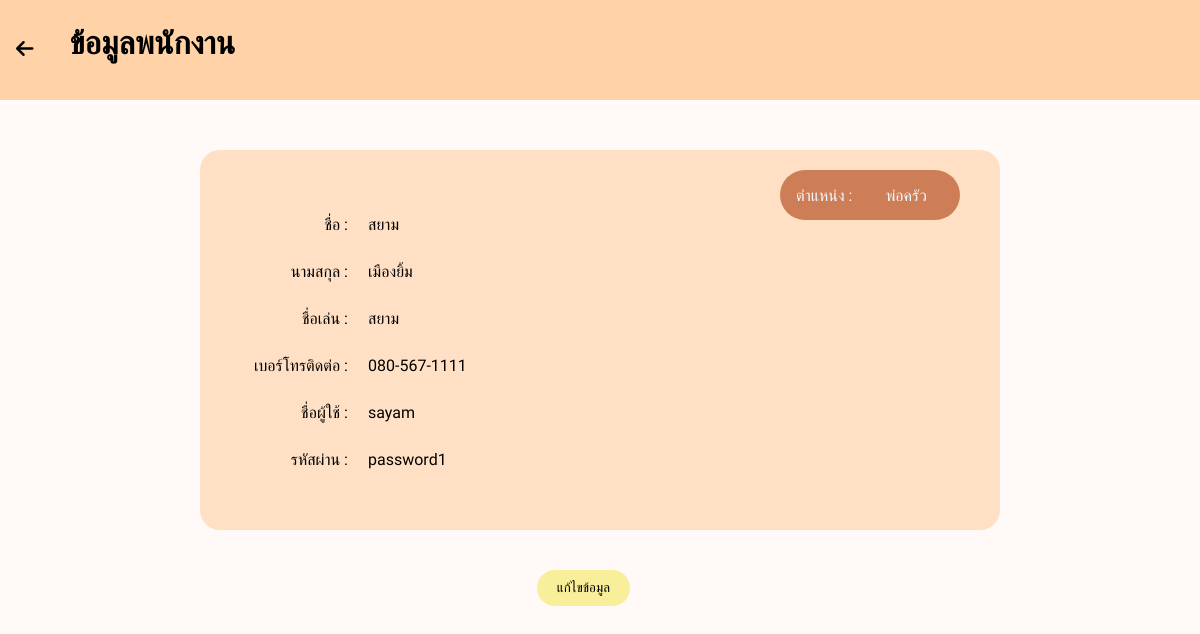
Screenshot of /infoEmp.php?id=1 with the database file from the repository.
### tables this page shows
CREATE TABLE "employee" (
	"id"	INTEGER,
	"FirstName"	TEXT,
	"LastName"	TEXT,
	"NickName"	TEXT,
	"Tel"	INTEGER,
	"Username"	TEXT,
	"Password"	TEXT,
	"Position"	TEXT,
	PRIMARY KEY("id" AUTOINCREMENT)
);

### infoEmp.php (the view, shortened to what this page needs)
<!DOCTYPE html>
<html lang="en">
<head>
    <link rel="stylesheet" type="text/css"
        href="https://cdnjs.cloudflare.com/ajax/libs/font-awesome/6.4.2/css/all.min.css">
</head>
<body>
    <div class="head">
        <button id="arrow"><a
                href="manageEmp.php" style="text-decoration:none; color: #000;">
                <i class="fa-solid fa-arrow-left"></i></a>
        </button>
        <h1 style="padding: 30px; margin: 0%;">ข้อมูลพนักงาน</h1>
    </div>
    <div class="box">
        <?php
        if (isset($_GET['id'])) {
            $db = new MyDB();
            $id = $_GET['id'];
            $sql = "SELECT * FROM employee WHERE id = $id";
            $result = $db->query($sql);
            if ($row = $result->fetchArray()) {
                $firstName = $row['FirstName'];
                $lastName = $row['LastName'];
                $nickName = $row['NickName'];
                $tel = $row['Tel'];
                $username = $row['Username'];
                $password = $row['Password'];
                $position = $row['Position'];
            } else {
                echo "ไม่พบข้อมูลพนักงาน";
            }
        }
        ?>
        <div class="sbox">
            <div style="height: 50px;">
                <div id="job">
                    <p><label for='job' id="jobx">ตำแหน่ง : </label></p>
                    <p><?php echo isset($position) ? $position : ''; ?></p>
                </div>
            </div>
            <table>
                <tr>
                    <td id="infox"><label for='FirstName'>ชื่อ : </label></td>
                    <td id="info"><?php echo isset($firstName) ? $firstName : ''; ?></td>
                </tr>
                <tr>
                    <td id="infox"><label for='LastName'>นามสกุล : </label></td>
                    <td id="info"><?php echo isset($lastName) ? $lastName : ''; ?></td>
                </tr>
                <tr>
                    <td id="infox"><label for='NickName'>ชื่อเล่น : </label></td>
                    <td id="info"><?php echo isset($nickName) ? $nickName : ''; ?></td>
                </tr>
                <tr>
                    <td id="infox"><label for='Tel'>เบอร์โทรติดต่อ : </label></td>
                    <td id="info"><?php echo isset($tel) ? $tel : ''; ?></td>
                </tr>
                <tr>
                    <td id="infox"><label for='Username'>ชื่อผู้ใช้ : </label></td>
                    <td id="info"><?php echo isset($username) ? $username : ''; ?></td>
                </tr>
                <tr>
                    <td id="infox"><label for='Password'>รหัสผ่าน : </label></td>
                    <td id="info"><?php echo isset($password) ? $password : ''; ?></td>
                </tr>
            </table>
        </div>
        <div class="buttons">
            <button id="edit"><a href="editInfo.php?id=<?php echo isset($id) ? $id : ''; ?>"
                    style="text-decoration:none; color: #000;">แก้ไขข้อมูล</button>
        </div>
    </div>
</body>
</html>

### infoEmp.php (style rules this page uses)
.head { background-color: #FFD2A8; width: 100%; height: 76px; margin: 0px; padding: 24px 0px 0px 10px; }
body { margin: 0%; background-color: #FFFAF7; font-family: "Kanit", sans-serif; font-weight: 400; }
.box { margin: 50px 200px 100px 200px; }
.sbox { background-color: #FFE0C4; width: 800px; height: 380px; border-radius: 20px; }
#job { float: right; background-color: #cd7e56; margin: 20px 40px 40px 40px; width: 180px; height: 50px; border-radius: 25px; justify-content: center; align-items: center; text-align: center; color: aliceblue; }
.buttons { float: right; margin: 20px 350px 20px 10px; padding: 20px; }
#edit { background-color: #F9EE99; border-radius: 30px; border: none; padding: 10px 20px 10px 20px; }
i { color: #000000; font-size: 20px; }
#arrow { float: left; background-color: #FFD2A8; margin-top: 14px; border: none; }
h1 { display: inline; }
label { float: right; }
#jobx { float: left; margin-left: 16px; }
#info { padding-left: 17px; margin: 10px 0px 10px 20px; }
tr { height: 45px; }
td { width: 145px; }

### rows the page displays
employee: Position "พ่อครัว", FirstName "สยาม", LastName "เมืองยิ้ม", NickName "สยาม", Tel "080-567-1111", Username "sayam", Password "password1"
